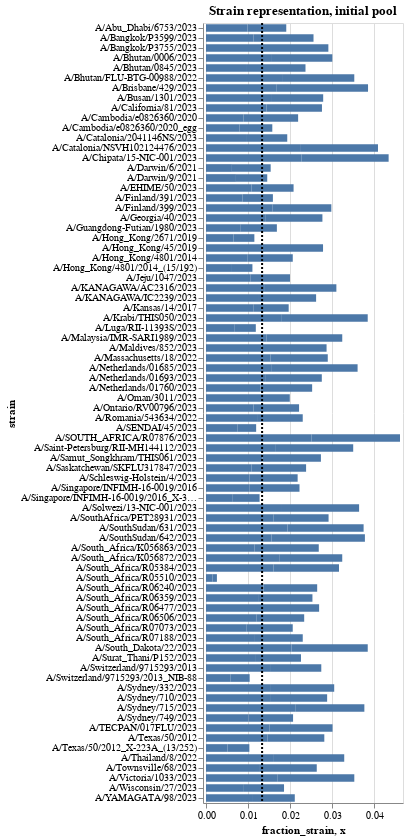

This figure's notebook cell:
### Markdown cell above
## Visualize barcode- and strain-level balancing in the current pool

### Code cell
# Plot the current fraction of each strain in the pool
strains_chart = (
    alt.Chart(mean_single_well)
    .encode(
        alt.X(
            "fraction_strain",
            scale=alt.Scale(nice=False, padding=3),
        ),
        alt.Y("strain"),
        
        tooltip = ['strain', 'fraction_strain', 'est_tcid50'],
    )
).mark_bar(height={"band": 0.85}).properties(
        height=alt.Step(10),
        width=250,
        title="",
    ).properties(
        height = alt.Step(10),
        width = 200,
        title = "Strain representation, initial pool")

# add veritcal line where we would expect equal representation of all barcodes in pool
expected_line = alt.Chart(
    pd.DataFrame({'x': [1/75]})
).mark_rule(strokeDash = [2,2], strokeWidth = 2).encode(x = 'x')

# plot both barcode counts and expected line
strains_chart + expected_line

### Figure 1 — Vega-Lite specification as saved in the notebook (floating-point values rounded to 4 significant figures; data arrays with more than 128 entries replaced by an {"elided": "..."} marker saying what was removed)
{"config": {"view": {"continuousWidth": 300, "continuousHeight": 300}}, "layer": [{"data": {"name": "data-a866abee2cb7e45fa89532842765a2a7"}, "mark": {"type": "bar", "height": {"band": 0.85}}, "encoding": {"tooltip": [{"field": "strain", "type": "nominal"}, {"field": "fraction_strain", "type": "quantitative"}, {"field": "est_tcid50", "type": "quantitative"}], "x": {"field": "fraction_strain", "scale": {"nice": false, "padding": 3}, "type": "quantitative"}, "y": {"field": "strain", "type": "nominal"}}, "title": "Strain representation, initial pool"}, {"data": {"name": "data-3415c78cab05fda47dddc30b568f21f8"}, "mark": {"type": "rule", "strokeDash": [2, 2], "strokeWidth": 2}, "encoding": {"x": {"field": "x", "type": "quantitative"}}}], "height": {"step": 10}, "width": 200, "$schema": "https://vega.github.io/schema/vega-lite/v5.16.3.json", "datasets": {"data-a866abee2cb7e45fa89532842765a2a7": {"elided": "156 records"}, "data-3415c78cab05fda47dddc30b568f21f8": [{"x": 0.01333}]}}
